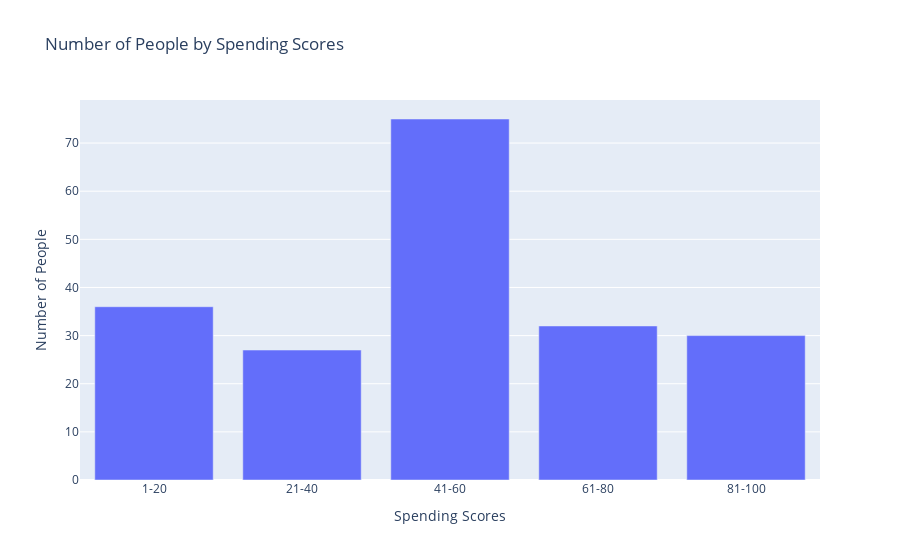

The code cell stored with this chart in its notebook:
### Code cell
ss1_20  =  df["Spending Score (1-100)"][(df["Spending Score (1-100)"] >= 1) & (df["Spending Score (1-100)"] <= 20)]
ss21_40 = df["Spending Score (1-100)"][(df["Spending Score (1-100)"] >= 21) & (df["Spending Score (1-100)"] <= 40)]
ss41_60 = df["Spending Score (1-100)"][(df["Spending Score (1-100)"] >= 41) & (df["Spending Score (1-100)"] <= 60)]
ss61_80 = df["Spending Score (1-100)"][(df["Spending Score (1-100)"] >= 61) & (df["Spending Score (1-100)"] <= 80)]
ss81_100 = df["Spending Score (1-100)"][(df["Spending Score (1-100)"] >= 81) & (df["Spending Score (1-100)"] <= 100)]

x1 = ["1-20", "21-40", "41-60", "61-80", "81-100"]
y1 = [len(ss1_20.values), len(ss21_40.values), len(ss41_60.values), len(ss61_80.values), len(ss81_100.values)]


fig=px.bar(x = x1,y = y1,labels={'x':'Spending Scores','y':'Number of People'},title="Number of People by Spending Scores")
fig.show()

### Figure 1 — Plotly figure (JSON) as saved in the notebook; plotly's stock layout.template omitted (floating-point values rounded to 4 significant figures)
{"data": [{"alignmentgroup": "True", "hovertemplate": "Spending Scores=%{x}<br>Number of People=%{y}<extra></extra>", "legendgroup": "", "marker": {"color": "#636efa"}, "name": "", "offsetgroup": "", "orientation": "v", "showlegend": false, "textposition": "auto", "type": "bar", "x": ["1-20", "21-40", "41-60", "61-80", "81-100"], "xaxis": "x", "y": [36, 27, 75, 32, 30], "yaxis": "y"}], "layout": {"barmode": "relative", "legend": {"tracegroupgap": 0}, "title": {"text": "Number of People by Spending Scores"}, "xaxis": {"anchor": "y", "domain": [0, 1], "title": {"text": "Spending Scores"}}, "yaxis": {"anchor": "x", "domain": [0, 1], "title": {"text": "Number of People"}}}}
